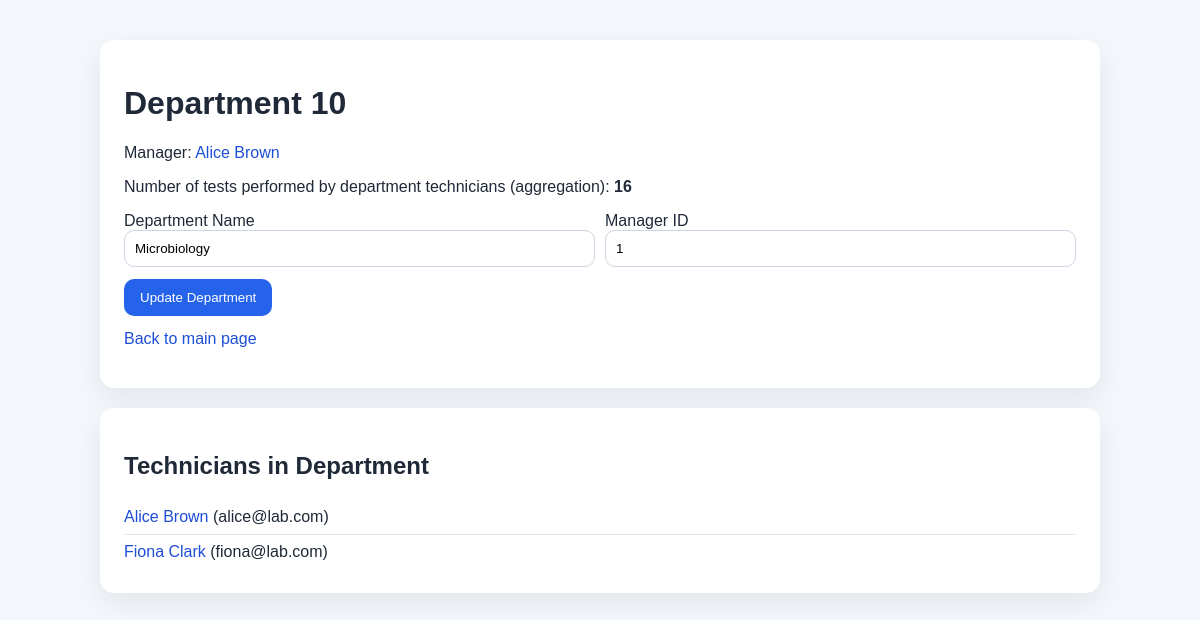
The app's page /department/10 with its own data.
### tables this page shows
CREATE TABLE Department (
	departmentID INT NOT NULL,
	name VARCHAR(50),
	managerID INT NOT NULL,
	PRIMARY KEY (departmentID),
	FOREIGN KEY (managerID, departmentID) REFERENCES Technician (technicianID, depID)
);

CREATE TABLE Technician (
	technicianID INT NOT NULL,
	firstName VARCHAR(50),
	lastName VARCHAR(50),
	email VARCHAR(50),
	phone VARCHAR(15),
	depID INT NOT NULL,
	PRIMARY KEY (technicianID),
	FOREIGN KEY (depID) REFERENCES Department (departmentID),
	CONSTRAINT uniqueDep UNIQUE (technicianID, depID)
);

### flaskMain.py (the view, shortened to what this page needs)
@app.route("/department/<int:department_id>", methods=["GET", "POST"])
def department_detail(department_id):
    ensure_schema_updates()
    error = None
    action_message = None
    _, department_rows = run_parameterized_select(
        "SELECT d.departmentID, d.name, d.managerID, "
        "m.firstName || ' ' || m.lastName AS managerName, "
        "COUNT(ct.sampleID) AS testsPerformed "
        "FROM Department d "
        "LEFT JOIN Technician m ON m.technicianID = d.managerID "
        "LEFT JOIN Technician t ON t.depID = d.departmentID "
        "LEFT JOIN TestRun ct ON ct.technicianID = t.technicianID "
        "WHERE d.departmentID = ? "
        "GROUP BY d.departmentID, d.name, d.managerID, managerName",
        (department_id,),
    )
    if not department_rows:
        return "Department not found.", 404
    department = department_rows[0]
    _, technicians = run_parameterized_select(
        "SELECT technicianID, firstName, lastName, email "
        "FROM Technician WHERE depID = ? ORDER BY technicianID",
        (department_id,),
    )
    return render_template(
        "department_detail.html",
        department=department,
        technicians=technicians,
        error=error,
        action_message=action_message,
    )

### flaskMain.py (called while the page is built, shortened)
def dict_factory(cursor, row):
    d = {}
    for idx, col in enumerate(cursor.description):
        d[col[0]] = row[idx]
    return d

def get_connection():
    conn = sqlite3.connect('samples.db')
    conn.execute("PRAGMA foreign_keys = ON")
    return conn

def ensure_schema_updates():
    global SCHEMA_INITIALIZED
    if SCHEMA_INITIALIZED:
        return

def run_parameterized_select(query, params=()):
    ensure_schema_updates()
    conn = get_connection()
    conn.row_factory = dict_factory
    try:
        cursor = conn.cursor()
        cursor.execute(query, params)
        results = cursor.fetchall()
        columns = [column[0] for column in cursor.description] if cursor.description else []
        return columns, results
    finally:
        conn.close()

### templates/department_detail.html (shortened to what this page needs)
<!DOCTYPE html>
<html lang="en">
<head>
</head>
<body>
    <div class="page">
        <div class="card">
            <h1>Department {{ department.departmentID }}</h1>
            <p>Manager: {% if department.managerID %}<a href="/technician/{{ department.managerID }}">{{ department.managerName }}</a>{% else %}N/A{% endif %}</p>
            <p>Number of tests performed by department technicians (aggregation): <strong>{{ department.testsPerformed }}</strong></p>
            <form method="post">
                <div class="grid">
                    <div><label for="name">Department Name</label><input id="name" name="name" value="{{ department.name }}" required></div>
                    <div><label for="managerID">Manager ID</label><input id="managerID" name="managerID" value="{{ department.managerID }}" required></div>
                </div>
                <button type="submit" style="margin-top: 12px;">Update Department</button>
            </form>
            <p style="margin-top: 14px;"><a href="/">Back to main page</a></p>
        </div>
        <div class="card">
            <h2>Technicians in Department</h2>
            {% for technician in technicians %}
                <div class="list-item"><a href="/technician/{{ technician.technicianID }}">{{ technician.firstName }} {{ technician.lastName }}</a> ({{ technician.email }})</div>
            {% else %}
                <p>No technicians in this department.</p>
            {% endfor %}
        </div>
    </div>
</body>
</html>

### templates/department_detail.html (style rules this page uses)
body { font-family: Arial, Helvetica, sans-serif; margin: 0; background: #f4f7fb; color: #1f2937; }
.page { max-width: 1000px; margin: 40px auto; padding: 0 20px; }
.card { background: #fff; border-radius: 14px; padding: 24px; box-shadow: 0 10px 30px rgba(15, 23, 42, 0.08); margin-bottom: 20px; }
.grid { display: grid; grid-template-columns: repeat(auto-fit, minmax(220px, 1fr)); gap: 10px; }
input { width: 100%; padding: 10px; border: 1px solid #cbd5e1; border-radius: 10px; box-sizing: border-box; }
button { background: #2563eb; color: #fff; border: none; border-radius: 10px; padding: 11px 16px; cursor: pointer; }
.list-item { padding: 8px 0; border-bottom: 1px solid #e5e7eb; }
.list-item:last-child { border-bottom: none; }
a { color: #1d4ed8; text-decoration: none; }

### records on screen
Department: departmentID "10", name "Microbiology", managerID "1"
Technician: firstName "Alice", lastName "Brown", email "alice@lab.com"
Technician: firstName "Fiona", lastName "Clark", email "fiona@lab.com"

### other values on screen
{{ department.managerName }} "Alice Brown"
{{ department.testsPerformed }} "16"
